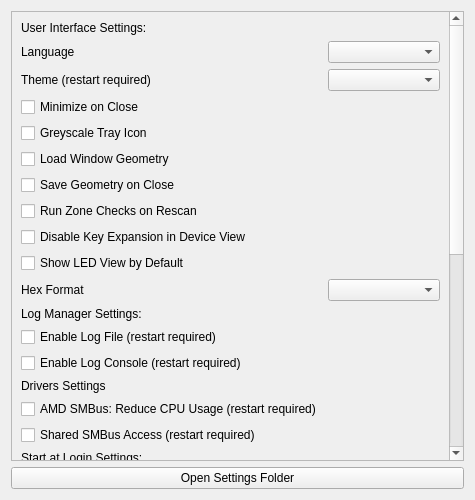
<?xml version="1.0" encoding="UTF-8"?>
<ui version="4.0">
 <class>OpenRGBSettingsPage</class>
 <widget class="QWidget" name="OpenRGBSettingsPage">
  <property name="geometry">
   <rect>
    <x>0</x>
    <y>0</y>
    <width>475</width>
    <height>500</height>
   </rect>
  </property>
  <property name="windowTitle">
   <string notr="true">Settings Page</string>
  </property>
  <layout class="QGridLayout" name="gridLayout">
   <item row="1" column="1" colspan="6">
    <widget class="QPushButton" name="OpenSettingsFolderButton">
     <property name="text">
      <string>Open Settings Folder</string>
     </property>
    </widget>
   </item>
   <item row="0" column="1" colspan="6">
    <widget class="QScrollArea" name="scrollArea">
     <property name="widgetResizable">
      <bool>true</bool>
     </property>
     <widget class="QWidget" name="scrollAreaWidgetContents_2">
      <property name="geometry">
       <rect>
        <x>0</x>
        <y>0</y>
        <width>460</width>
        <height>950</height>
       </rect>
      </property>
      <layout class="QGridLayout" name="gridLayout_3">
       <item row="5" column="0">
        <widget class="QCheckBox" name="CheckboxMinimizeOnClose">
         <property name="text">
          <string>Minimize on Close</string>
         </property>
        </widget>
       </item>
       <item row="19" column="0">
        <widget class="QLabel" name="AutoStartLabel">
         <property name="text">
          <string>Start at Login Settings:</string>
         </property>
        </widget>
       </item>
       <item row="17" column="0">
        <widget class="QCheckBox" name="CheckboxAMDSMBusReduceCPU">
         <property name="text">
          <string>AMD SMBus: Reduce CPU Usage (restart required)</string>
         </property>
        </widget>
       </item>
       <item row="25" column="0">
        <widget class="QCheckBox" name="CheckboxAutoStartServer">
         <property name="text">
          <string>Start Server</string>
         </property>
        </widget>
       </item>
       <item row="6" column="0">
        <widget class="QCheckBox" name="CheckboxTrayIconGreyscale">
         <property name="text">
          <string>Greyscale Tray Icon</string>
         </property>
        </widget>
       </item>
       <item row="10" column="0">
        <widget class="QCheckBox" name="CheckboxDisableKeyExpansion">
         <property name="text">
          <string>Disable Key Expansion in Device View</string>
         </property>
        </widget>
       </item>
       <item row="15" column="0">
        <widget class="QCheckBox" name="CheckboxLogConsole">
         <property name="text">
          <string>Enable Log Console (restart required)</string>
         </property>
        </widget>
       </item>
       <item row="8" column="0">
        <widget class="QCheckBox" name="CheckboxSaveGeometry">
         <property name="text">
          <string>Save Geometry on Close</string>
         </property>
        </widget>
       </item>
       <item row="3" column="1">
        <widget class="QComboBox" name="ComboBoxLanguage"/>
       </item>
       <item row="12" column="1">
        <widget class="QComboBox" name="ComboBoxHexFormat"/>
       </item>
       <item row="29" column="1">
        <widget class="QLineEdit" name="TextCustomArgs"/>
       </item>
       <item row="33" column="1">
        <widget class="QComboBox" name="ComboBoxExitProfile"/>
       </item>
       <item row="9" column="0">
        <widget class="QCheckBox" name="CheckboxRunZoneChecks">
         <property name="text">
          <string>Run Zone Checks on Rescan</string>
         </property>
        </widget>
       </item>
       <item row="31" column="1">
        <widget class="QComboBox" name="ComboBoxSuspendProfile"/>
       </item>
       <item row="35" column="0">
        <spacer name="verticalSpacer">
         <property name="orientation">
          <enum>Qt::Vertical</enum>
         </property>
         <property name="sizeType">
          <enum>QSizePolicy::MinimumExpanding</enum>
         </property>
         <property name="sizeHint" stdset="0">
          <size>
           <width>20</width>
           <height>40</height>
          </size>
         </property>
        </spacer>
       </item>
       <item row="27" column="0">
        <widget class="QCheckBox" name="CheckboxAutoStartSetServerPort">
         <property name="text">
          <string>Set Server Port</string>
         </property>
        </widget>
       </item>
       <item row="34" column="0">
        <widget class="QLabel" name="AutoStartStatusLabel">
         <property name="text">
          <string>Start at Login Status</string>
         </property>
        </widget>
       </item>
       <item row="18" column="0">
        <widget class="QCheckBox" name="CheckboxSharedSMBusAccess">
         <property name="text">
          <string>Shared SMBus Access (restart required)</string>
         </property>
        </widget>
       </item>
       <item row="28" column="0">
        <widget class="QCheckBox" name="CheckboxAutoStartClient">
         <property name="text">
          <string>Start Client</string>
         </property>
        </widget>
       </item>
       <item row="26" column="1">
        <widget class="QLineEdit" name="TextServerHost"/>
       </item>
       <item row="30" column="0">
        <widget class="QCheckBox" name="CheckboxAutoStartProfile">
         <property name="text">
          <string>Load Profile</string>
         </property>
        </widget>
       </item>
       <item row="33" column="0">
        <widget class="QCheckBox" name="CheckboxSetOnExit">
         <property name="text">
          <string>Set Profile on Exit</string>
         </property>
        </widget>
       </item>
       <item row="12" column="0">
        <widget class="QLabel" name="HexFormatLabel">
         <property name="text">
          <string>Hex Format</string>
         </property>
        </widget>
       </item>
       <item row="32" column="1">
        <widget class="QComboBox" name="ComboBoxResumeProfile"/>
       </item>
       <item row="27" column="1">
        <widget class="QLineEdit" name="TextServerPort">
         <property name="inputMask">
          <string>90000</string>
         </property>
         <property name="text">
          <string/>
         </property>
         <property name="placeholderText">
          <string/>
         </property>
        </widget>
       </item>
       <item row="4" column="0">
        <widget class="QLabel" name="ThemeLabel">
         <property name="text">
          <string>Theme (restart required)</string>
         </property>
        </widget>
       </item>
       <item row="11" column="0">
        <widget class="QCheckBox" name="CheckboxShowLEDView">
         <property name="text">
          <string>Show LED View by Default</string>
         </property>
        </widget>
       </item>
       <item row="31" column="0">
        <widget class="QCheckBox" name="CheckboxSetOnSuspend">
         <property name="text">
          <string>Set Profile on Suspend</string>
         </property>
        </widget>
       </item>
       <item row="26" column="0">
        <widget class="QCheckBox" name="CheckboxAutoStartSetServerHost">
         <property name="text">
          <string>Set Server Host</string>
         </property>
        </widget>
       </item>
       <item row="4" column="1">
        <widget class="QComboBox" name="ComboBoxTheme"/>
       </item>
       <item row="24" column="0">
        <widget class="QCheckBox" name="CheckboxAutoStartMinimized">
         <property name="text">
          <string>Start Minimized</string>
         </property>
        </widget>
       </item>
       <item row="13" column="0">
        <widget class="QLabel" name="LogManagerSettingsLabel">
         <property name="text">
          <string>Log Manager Settings:</string>
         </property>
        </widget>
       </item>
       <item row="2" column="0">
        <widget class="QLabel" name="UserInterfaceSettingsLabel">
         <property name="text">
          <string>User Interface Settings:</string>
         </property>
        </widget>
       </item>
       <item row="28" column="1">
        <widget class="QLineEdit" name="TextClientHost"/>
       </item>
       <item row="32" column="0">
        <widget class="QCheckBox" name="CheckboxSetOnResume">
         <property name="text">
          <string>Set Profile on Resume</string>
         </property>
        </widget>
       </item>
       <item row="16" column="0">
        <widget class="QLabel" name="DriversSettingsLabel">
         <property name="text">
          <string>Drivers Settings</string>
         </property>
        </widget>
       </item>
       <item row="3" column="0">
        <widget class="QLabel" name="LabelLanguage">
         <property name="text">
          <string>Language</string>
         </property>
        </widget>
       </item>
       <item row="29" column="0">
        <widget class="QCheckBox" name="CheckboxAutoStartCustom">
         <property name="text">
          <string>Custom Arguments</string>
         </property>
        </widget>
       </item>
       <item row="30" column="1">
        <widget class="QComboBox" name="ComboBoxAutoStartProfile"/>
       </item>
       <item row="7" column="0">
        <widget class="QCheckBox" name="CheckboxLoadGeometry">
         <property name="text">
          <string>Load Window Geometry</string>
         </property>
        </widget>
       </item>
       <item row="20" column="0">
        <widget class="QCheckBox" name="CheckboxAutoStart">
         <property name="text">
          <string>Start at Login</string>
         </property>
        </widget>
       </item>
       <item row="14" column="0">
        <widget class="QCheckBox" name="CheckboxLogFile">
         <property name="text">
          <string>Enable Log File (restart required)</string>
         </property>
        </widget>
       </item>
      </layout>
     </widget>
    </widget>
   </item>
  </layout>
 </widget>
 <resources/>
 <connections/>
</ui>
